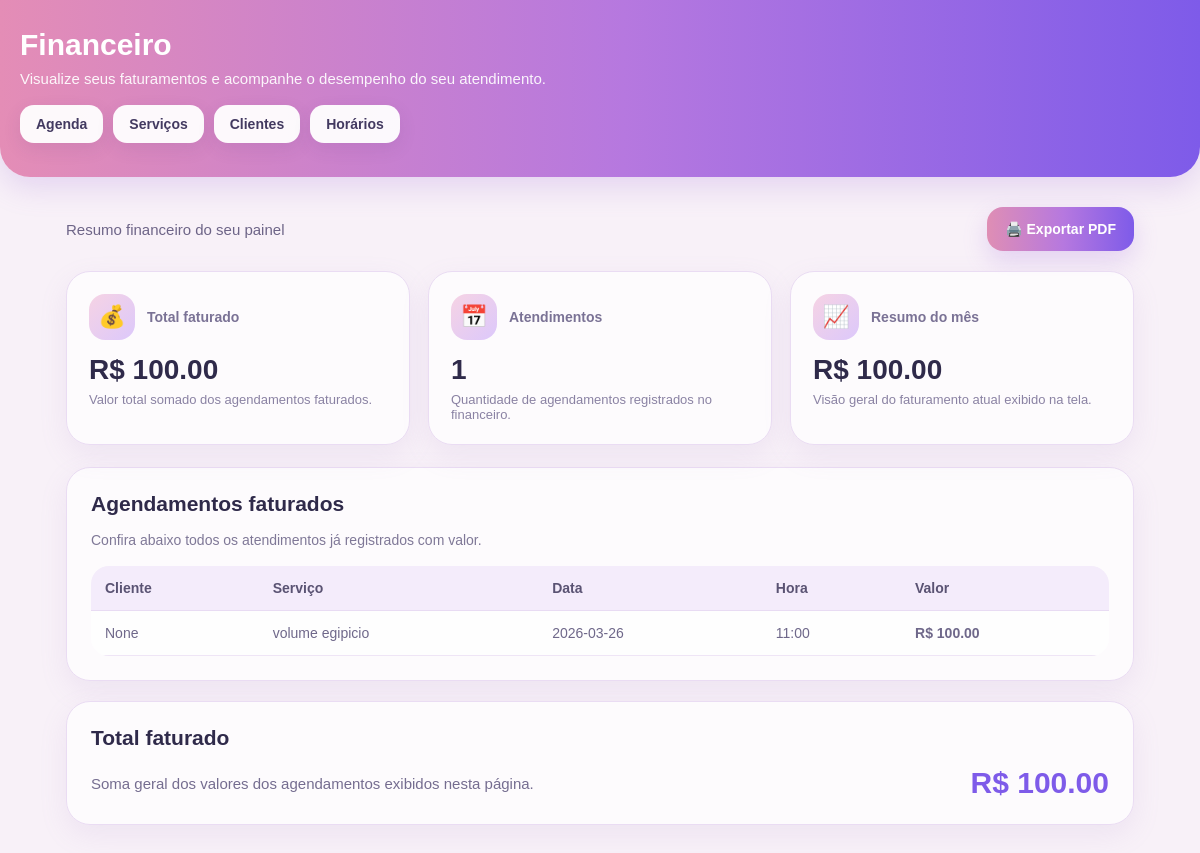
The page /financeiro (signed in) on the database its author committed.
### tables this page shows
CREATE TABLE agendamentos (
            id INTEGER PRIMARY KEY AUTOINCREMENT,
            cliente_nome TEXT NOT NULL,
            telefone TEXT,
            servico TEXT NOT NULL,
            data TEXT NOT NULL,
            hora TEXT NOT NULL,
            observacoes TEXT,
            criado_em TEXT NOT NULL
        , cliente TEXT, usuario_id INTEGER);

CREATE TABLE servicos (
    id INTEGER PRIMARY KEY AUTOINCREMENT,
    nome TEXT NOT NULL,
    preco REAL NOT NULL
, duracao TEXT DEFAULT '', usuario_id INTEGER);

### app.py (the view)
@app.route("/financeiro")
def financeiro():
    if not usuario_logado():
        return redirect(url_for("login"))
    usuario_id = usuario_id_logado()
    con = conectar()
    cur = con.cursor()
    agendamentos = cur.execute("""
        SELECT *
        FROM agendamentos
        WHERE usuario_id = ?
        ORDER BY data DESC, hora DESC
    """, (usuario_id,)).fetchall()
    dados = []
    total = 0
    for a in agendamentos:
        preco_row = cur.execute("""
            SELECT preco
            FROM servicos
            WHERE usuario_id = ? AND nome = ?
            LIMIT 1
        """, (usuario_id, a["servico"])).fetchone()
        preco = preco_row["preco"] if preco_row else 0
        total += preco
        dados.append({
            "cliente": a["cliente"] if "cliente" in a.keys() else a["cliente_nome"],
            "servico": a["servico"],
            "data": a["data"],
            "hora": a["hora"],
            "preco": preco
        })
    con.close()
    return render_template(
        "financeiro.html",
        dados=dados,
        total=total
    )

### app.py (called while the page is built)
def usuario_logado():
    return "usuario" in session and "usuario_id" in session

def usuario_id_logado():
    return session.get("usuario_id")

def conectar():
    con = sqlite3.connect(DB)
    con.row_factory = sqlite3.Row
    return con

def formatar_data_br(data_str):
    if not data_str:
        return ""
    try:
        return datetime.strptime(data_str[:10], "%Y-%m-%d").strftime("%d/%m/%Y")
    except ValueError:
        return data_str

def obter_usuario(cur, usuario_id):
    return cur.execute("""
        SELECT *
        FROM usuarios
        WHERE id = ?
        LIMIT 1
    """, (usuario_id,)).fetchone()

def usuario_tem_acesso(usuario_id):
    status = obter_status_plano_usuario(usuario_id)
    return status["plano_ativo"]

@app.before_request
def proteger_rotas_com_plano():
    endpoint = request.endpoint or ""
    publicos = {
        "login",
        "cadastro",
        "logout",
        "book_sem_usuario",
        "redirecionar_book_id",
        "agendar_publico_slug",
        "sucesso",
        "mercadopago_webhook",
        "assinatura_retorno"
    }
    liberados_sem_plano = {
        "dashboard",
        "configuracoes",
        "assinar",
        "assinatura_bloqueada",
        "logout",
        "verificar_novos"
    }
    if endpoint.startswith("static"):
        return None
    if endpoint in publicos:
        return None
    if not usuario_logado():
        return None
    if endpoint in liberados_sem_plano:
        return None
    if not usuario_tem_acesso(usuario_id_logado()):
        return redirect(url_for("assinatura_bloqueada"))

### templates/financeiro.html (shortened to what this page needs)
<!DOCTYPE html>
<html lang="pt-BR">
<head>
</head>
<body>
<div class="topo">
    <h2>Financeiro</h2>
    <p>Visualize seus faturamentos e acompanhe o desempenho do seu atendimento.</p>
    <div class="menu">
        <a href="/">Agenda</a>
        <a href="/servicos">Serviços</a>
        <a href="/clientes">Clientes</a>
        <a href="/horarios">Horários</a>
    </div>
</div>
<div class="container">
    <div class="topo-acoes">
        <div>
            <div class="subtitulo">Resumo financeiro do seu painel</div>
        </div>
        <button class="btn-exportar" onclick="window.print()">🖨️ Exportar PDF</button>
    </div>
    <div class="resumos">
        <div class="resumo-card">
            <div class="resumo-topo">
                <div class="icone">💰</div>
                <div class="resumo-titulo">Total faturado</div>
            </div>
            <div class="resumo-valor">R$ {{'%.2f'|format(total)}}</div>
            <div class="resumo-desc">Valor total somado dos agendamentos faturados.</div>
        </div>
        <div class="resumo-card">
            <div class="resumo-topo">
                <div class="icone">📅</div>
                <div class="resumo-titulo">Atendimentos</div>
            </div>
            <div class="resumo-valor">{{ dados|length }}</div>
            <div class="resumo-desc">Quantidade de agendamentos registrados no financeiro.</div>
        </div>
        <div class="resumo-card">
            <div class="resumo-topo">
                <div class="icone">📈</div>
                <div class="resumo-titulo">Resumo do mês</div>
            </div>
            <div class="resumo-valor">R$ {{'%.2f'|format(total)}}</div>
            <div class="resumo-desc">Visão geral do faturamento atual exibido na tela.</div>
        </div>
    </div>
    <div class="card">
        <div class="titulo">Agendamentos faturados</div>
        <p class="info">Confira abaixo todos os atendimentos já registrados com valor.</p>
        {% if dados and dados|length > 0 %}
        <div class="tabela-wrap">
            <table class="tabela">
                <thead>
                    <tr>
                        <th>Cliente</th>
                        <th>Serviço</th>
                        <th>Data</th>
                        <th>Hora</th>
                        <th>Valor</th>
                    </tr>
                </thead>
                <tbody>
                    {% for d in dados %}
                    <tr>
                        <td>{{ d.cliente }}</td>
                        <td>{{ d.servico }}</td>
                        <td>{{ d.data }}</td>
                        <td>{{ d.hora }}</td>
                        <td class="valor">R$ {{ '%.2f'|format(d.preco) }}</td>
                    </tr>
                    {% endfor %}
                </tbody>
            </table>
        </div>
        {% else %}
        <div class="vazio">
            Nenhum faturamento cadastrado ainda.
        </div>
        {% endif %}
    </div>
    <div class="card">
        <div class="titulo">Total faturado</div>
        <div class="total-box">
            <div class="total-texto">
                Soma geral dos valores dos agendamentos exibidos nesta página.
            </div>
            <div class="total">
                R$ {{'%.2f'|format(total)}}
            </div>
        </div>
    </div>
</div>
</body>
</html>

### templates/financeiro.html (style rules this page uses)
* { box-sizing:border-box; margin:0; padding:0; font-family:Arial, Helvetica, sans-serif; }
body { background:#f8f1f8; color:#4a4265; min-height:100vh; }
.topo { background:linear-gradient(90deg,#e48db6 0%, #b678df 52%, #7e5be9 100%); color:white; padding:28px 20px 34px; border-bottom-left-radius:30px; border-bottom-right-radius:30px; box-shadow:0 10px 30px rgba(157, 103, 214, 0.22); }
.topo h2 { font-size:30px; margin-bottom:8px; font-weight:700; }
.topo p { font-size:15px; color:rgba(255,255,255,0.92); margin-bottom:18px; }
.menu { display:flex; gap:10px; flex-wrap:wrap; }
.menu a { text-decoration:none; background:rgba(255,255,255,0.95); color:#433a61; padding:11px 16px; border-radius:14px; font-size:14px; font-weight:bold; box-shadow:0 6px 18px rgba(77, 45, 120, 0.10); transition:0.2s ease; }
.container { max-width:1100px; margin:30px auto; padding:0 16px 30px; }
.topo-acoes { display:flex; justify-content:space-between; align-items:center; gap:14px; flex-wrap:wrap; margin-bottom:20px; }
.subtitulo { color:#6d6487; font-size:15px; }
.btn-exportar { border:none; background:linear-gradient(90deg,#df8eb4 0%, #b678df 52%, #7e5be9 100%); color:white; padding:14px 18px; border-radius:16px; font-size:14px; font-weight:700; cursor:pointer; box-shadow:0 10px 24px rgba(163, 110, 220, 0.24); transition:0.2s ease; }
.resumos { display:grid; grid-template-columns:repeat(3, 1fr); gap:18px; margin-bottom:22px; }
.resumo-card { background:rgba(255,255,255,0.75); border:1px solid #eadcf3; border-radius:24px; padding:22px; box-shadow:0 10px 28px rgba(165, 131, 200, 0.12); }
.resumo-topo { display:flex; align-items:center; gap:12px; margin-bottom:14px; }
.icone { width:46px; height:46px; border-radius:16px; display:flex; align-items:center; justify-content:center; font-size:22px; background:linear-gradient(135deg,#f6d3e4,#dcc8fb); }
.resumo-titulo { font-size:14px; color:#7a7295; font-weight:700; }
.resumo-valor { font-size:28px; font-weight:700; color:#2f2a4a; }
.resumo-desc { margin-top:6px; color:#8a82a3; font-size:13px; }
.card { background:rgba(255,255,255,0.75); border-radius:24px; padding:24px; box-shadow:0 10px 28px rgba(165, 131, 200, 0.12); border:1px solid #eadcf3; margin-bottom:20px; }
.titulo { font-size:21px; margin-bottom:16px; color:#2f2a4a; font-weight:700; }
.card p.info { color:#7f7897; font-size:14px; margin-bottom:18px; }
.tabela-wrap { overflow-x:auto; border-radius:18px; }
.tabela { width:100%; border-collapse:separate; border-spacing:0; min-width:700px; }
.tabela thead th { text-align:left; background:#f4ecfb; padding:14px 14px; font-size:14px; color:#5a5373; font-weight:700; border-bottom:1px solid #e8dbf3; }
.tabela thead th:first-child { border-top-left-radius:14px; }
.tabela thead th:last-child { border-top-right-radius:14px; }
.tabela tbody tr { background:rgba(255,255,255,0.8); transition:0.2s ease; }
.tabela td { padding:14px; border-bottom:1px solid #efe5f6; font-size:14px; color:#6f688a; }
.valor { font-weight:700; color:#7e5be9; }
.total-box { display:flex; justify-content:space-between; align-items:center; gap:16px; flex-wrap:wrap; }
.total-texto { color:#756d90; font-size:15px; }
.total { font-size:30px; font-weight:700; color:#7e5be9; }

### rows shown on the page
agendamentos: servico "volume egipicio", data "2026-03-26", hora "11:00"
servicos: preco "100.00"

### other values the page prints
{{ '%.2f'|format(total) }} "100.00"
{{ dados|length }} "1"
{{ d.cliente }} "None"
